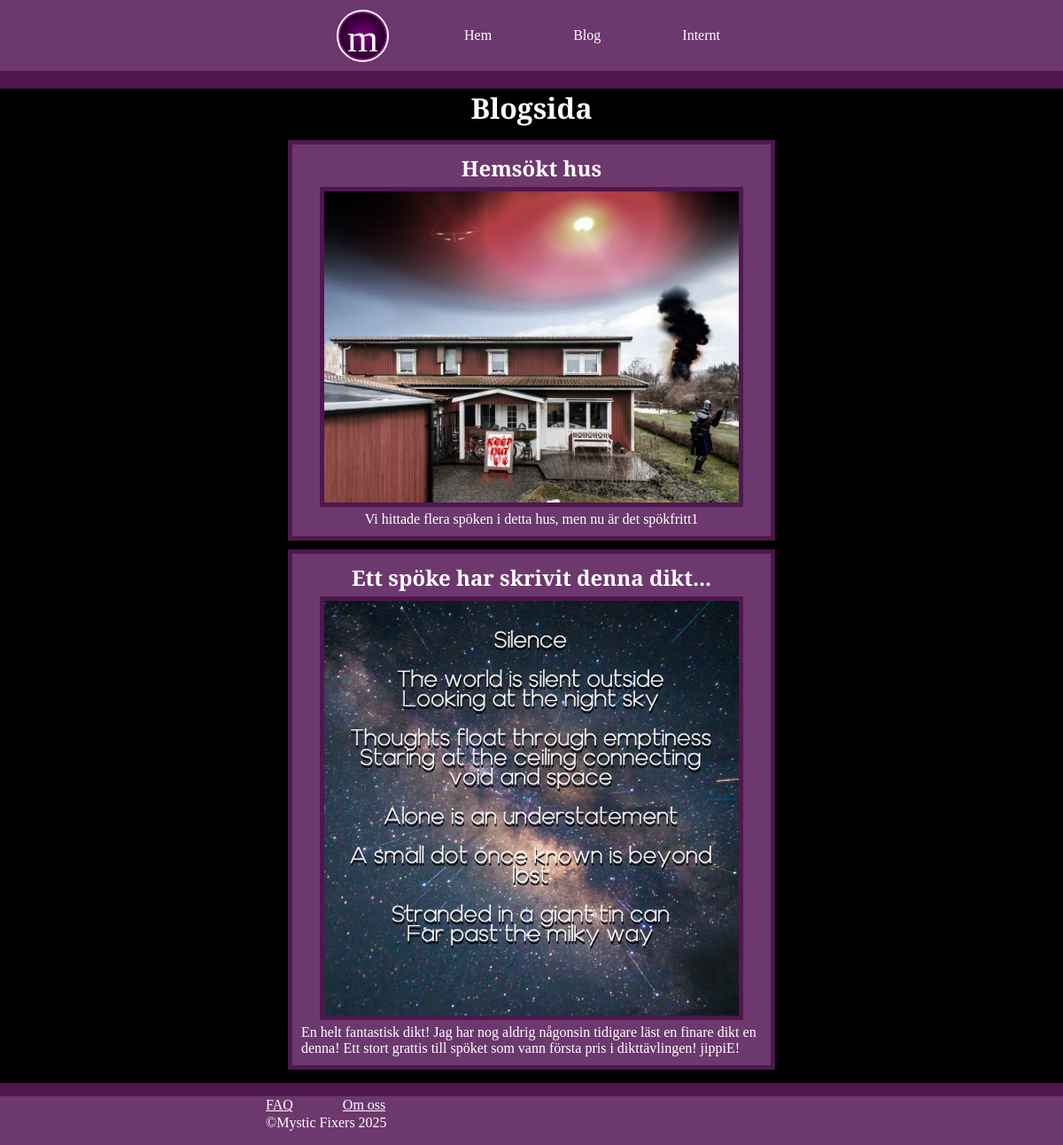
Before: /index.php?location=blog with the older database file.
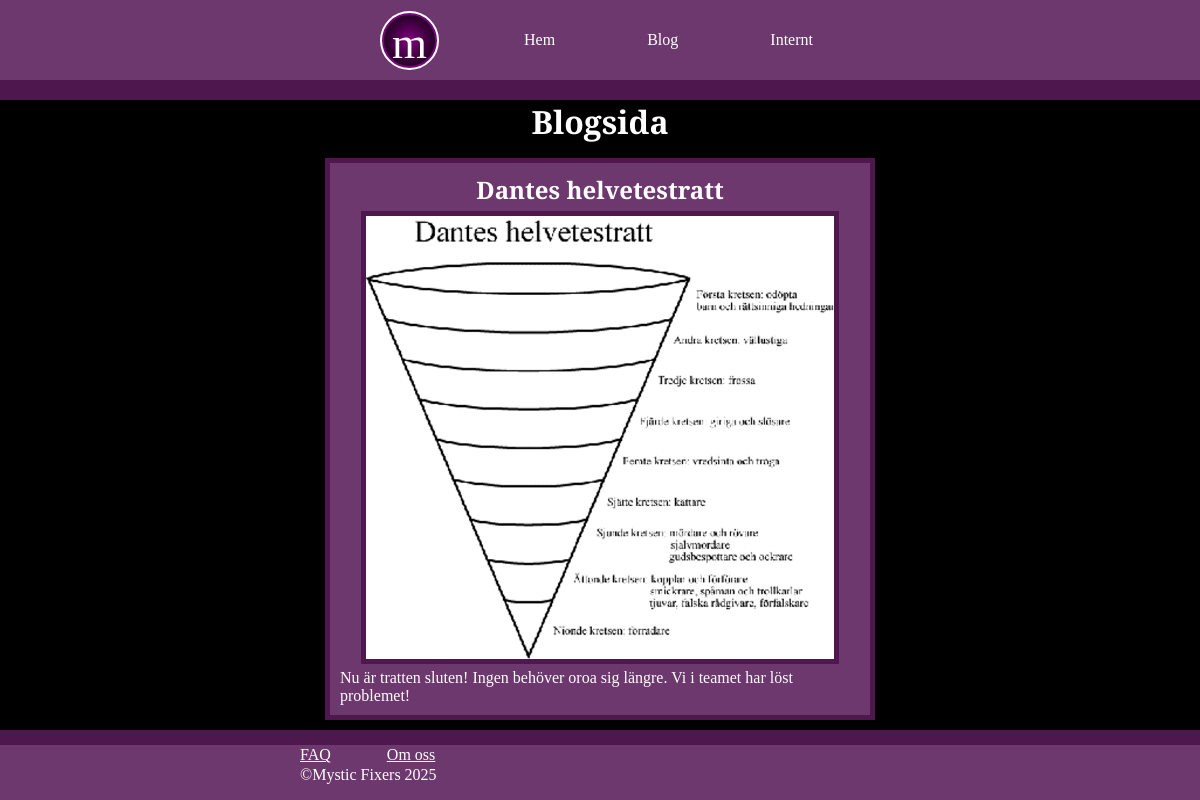
After: the same page with the newer database file.
### tables this page shows
CREATE TABLE `blogposts` (
  `id` int(11) NOT NULL,
  `datum` date NOT NULL DEFAULT current_timestamp(),
  `title` varchar(63) NOT NULL,
  `image` varchar(255) NOT NULL,
  `caption` varchar(255) NOT NULL
);

### index.php (the view, shortened to what this page needs)
<!DOCTYPE html>
<?php
    $server="localhost";
    $user="root";
    $password="";
    $link=mysqli_connect($server, $user, $password, "mysticfixers");
        ?>
<html lang="en">
<head>
    <link rel="stylesheet" href="style.css">
</head>
<body>
    <div id="background">
    </div>
    <div id="nav">
        <div id="navbox">
            <div id="logo">m</div>
            <a href="index.php?location=home">Hem</a>
            <a href="index.php?location=blog">Blog</a>
            <a href="index.php?location=login">Internt</a>
        </div>
    </div>
    <?php
        if(isset($_GET['location'])){
            $location = $_GET['location'];
        } else{
            $location = 'home';
        }
        if($location=='home'){
            ?>
            <div id="homecontent">
                    <p>Problem med spöken, förbannelser eller saker som rör sig av sig själva? Vi fixar det!</p>
                    <h1>Mystic Fixers</h1>
                    <div id="homecontentButtons">
                        Välkommen! Hur kan vi hjälpa dig?
                        <a id="akut" href="tel:666">Akut hjälp!</a>
                        <a href="index.php?location=report">Rapportera ett övernaturligt ärende</a>
                        <a href="index.php?location=blog">Se våra tidigare fall</a>
                    </div>
                </div>
            <?php
        } elseif($location=='omoss'){
            ?>
            <div id="omosscontent">
                <h1>Om oss</h1>
                <p>Välkommen till Mystic Fixers - experterna på att lösa det övernaturliga! Vi är ett team av erfarna utredare, mediet och teknikspecialister som hanterar allt från envisa spöken och mystiska skuggor till förbannade föremål och okända energier. Oavsett om du upplever märkliga ljud, plötsliga temperaturförändringar eller andra oförklarliga fenomen, står vi redo att hjälpa dig. Med en kombination av vetenskapliga metoder och gammal visdom ser vi till att din omgivning blir trygg igen. Mystic Fixers - för paranormala problem utan naturliga lösningar.</p>
            </div>
            <?php
        } elseif($location=='login'){
            if($_SESSION['login']==TRUE){
                ?>
                <div id="selection">
                    <h1>Du är inloggad som&nbsp;<?=$_SESSION['username']?>.</h1>
                    <div id="logoutbutton"><a href="logout.php" style="color:red;">Logga ut</a></div>
                    <h1>Ärenden</h1>
                    <?php
                    $sql = "SELECT * FROM tickets ORDER BY id ASC";
                    $result=mysqli_query($link, $sql);
                    while($rad=mysqli_fetch_assoc($result)){
                        $id=$rad['id'];
                        if(isset($_SESSION['status'])){
                            $_SESSION['id'] = $id;
                            header("Location: updatestatus.php");
                        }
                        ?>
                            <div class=post>
                                <div class="status"><?=$rad['status']?></div>
                                <div class="kontaktuppgifter">
                                    <h3>Uppgifter</h3>
                                    <p><?=$rad['name']?></p>
                                    <p><?=$rad['email']?></p>
                                    <p><?=$rad['phone']?></p>
                                </div>
                                <div class="desc">
                                    <h3 style="width:100%; padding-left: 20px;">Beskrivning</h3>
                                    <p style="width: 100%; padding-left: 20px;">Plats: <?=$rad['plats']?></p>
                                    <p style="width: 100%; padding-left: 20px;">Datum: <?=$rad['datum']?></p>
                                    <p style="width: 100%; padding-left: 20px;"><?=$rad['description']?></p>
                                </div>
                                <img src="ticketimages/<?=$rad["image"]?>">
                                <?php if($_SESSION['login']==True){?><a style="color:red; padding:5px;" href="deleteticket.php?id=<?=$rad['id']?>">Ta bort ärende</a><?php }?>
                                <div class="buttonsbar">
                                    <form action="" method="SESSION">
                                        <h3>Ändra status:</h3>
                                        <input type="submit" name="status" value="Pågående utredning">
                                        <input type="submit" name="status" value="Väntar på kunds svar">
                                        <input type="submit" name="status" value="Avslutat - Löst">
                                        <input type="submit" name="status" value="Avslutat - Oförklarigt">
                                    </form>
                                </div>
                            </div>
                        <?php
                    }
                    ?>
                </div>
                <?php
            } else{
                if(isset($_POST['login'])){
                    $sql="SELECT username FROM users";
                    $result=mysqli_query($link, $sql);
                    $usernames=[];
                    while($rad=mysqli_fetch_assoc($result)){
                        $usernames[] = $rad['username'];
                    }
                    $username=$_POST['username'];
                    $password=md5($_POST['password']);
                    if(in_array($username, $usernames)){
                        $sql="SELECT password FROM users WHERE username = '$username'";
                        $result=mysqli_query($link, $sql);
                        $rad=mysqli_fetch_assoc($result);
                        if($rad['password']==$password){
                            $_SESSION['login'] = TRUE;
                            $_SESSION['username'] = $username;
                            header("Location: index.php?location=login");
                            exit();
                        } else{
                            displaylogin();
                            ?><div style="color:red;z-index:10;">Fel användarnamn eller lösenord</div><?php
                        }
                    } else{
                        displaylogin();
                        ?><div style="color:red;z-index:10;">Fel användarnamn eller lösenord</div><?php
                    }
                } else{
                    displaylogin();
                }
            }
        } elseif($location=='faq'){
            ?>
            <div id="faqcontent">
                <h2>Vanliga frågor:</h2>
                <p>Q: Hur vet jag om jag behöver er hjälp?<br>A: Rapportera ditt fall så överväger vi. </p>
                <p>Q: Hur snabbt agerar ni?<br>A: Det beror på fallet, vanligtvist inom 48h.</p>
                <p>Q: Är det sant att spöken gillar att spela på Ouija-brädor?<br>A: Det beror på spöket.</p>
                <p>Q: Finns verkligen spöken?<br>A: Ja.</p>
                <p>Q: Jag hittade något slemmigt i min sons sovrum, är det spökslemm?<br>A: Vi är redan påväg.</p>
            </div>
            <?php
        } elseif($location=='report'){
            if(isset($_POST['send'])){
                $name=$_POST['namn'];
                $email=$_POST['e-post'];
                $phone=$_POST['phone'];
                $datum=$_POST['datum'];
                $plats=$_POST['plats'];
                $description=$_POST['description'];
                $photo=$_POST['photo']['name'];
                $file_name = $_FILES['photo']['name'];
                $tempname = $_FILES['photo']['tmp_name'];
                $folder = 'ticketimages/'.$file_name;
                $sql = "INSERT INTO tickets(name, email, phone, plats, datum, description, image, status) VALUES ('$name','$email','$phone', '$plats', '$datum', '$description', '$file_name', 'Nytt')";
                $result = mysqli_query($link, $sql);
                move_uploaded_file($tempname, $folder);
            }
            ?>
            <div id="report">
                <?php
                    if(isset($_POST['send'])){
                        ?>
                            <h1>Tack, vi har nu tagit emot anmälan!</h1>
                        <?php
                    } else{
                        ?><form action="index.php?location=report" method="POST" enctype="multipart/form-data">
                            <h2>Har du paranormala problem? Fyll i detta formulär!</h2>
                            <p>Kontaktinformation</p>
                            <input type="text" name="namn" placeholder="Ditt namn:" required>
                            <input type="text" name="e-post" placeholder="E-post:" required>
                            <input type="text" name="phone" placeholder="Telefonnummer:" required>
                            <p>Beskriv ditt problem.</p>
                            <input type="text" name="plats" placeholder="Plats för händelsen:" required>
                            <input type="date" name="datum" placeholder="Datum:" required>
                            <input type="text" name="description" placeholder="Skriv här:" required>
                            <p>Bild på problem:</p>
                            <input type="file" name="photo" style="outline:none;">
                            <input type="submit" name="send" value="Skicka"style="width: 100px;">
                            <p></p>
                        </form>
                <?php
                    }
                ?>
            </div>
            <?php
        } elseif($location=='blog'){
            ?>
            <div id="blog">
                <h1 style="width:100%; color:white; text-align:center;">Blogsida</h1>
                <?php
                $sql = "SELECT * FROM blogposts ORDER BY id ASC";
                    $result=mysqli_query($link, $sql);
                    while($rad=mysqli_fetch_assoc($result)){
                        ?>
                            <div class=post>
                                <h2><?=$rad["title"]?></h2>
                                <img src="images/<?=$rad["image"]?>">
                                <p><?=$rad["caption"]?></p>
                            </div>
                        <?php
                    }
                ?>
            </div>
            <?php
        }else{
            ?><div id="notfound"><h1>404 : Not found</h1></div><?php
        }
        ?>
    <div id="footer">
        <div id="footbar">
            <div id="footerstuff">
                <div>
                   <a href="index.php?location=faq">FAQ</a>
                   <a href="index.php?location=omoss">Om oss</a>
                </div>
                <p>&copy;Mystic Fixers 2025</p>
            </div>
        </div>
    </div>
</body>
</html>

### style.css (style rules this page uses)
:root { --primary: rgb(78, 23, 78); --primary2: rgb(109, 56, 109); --secondary: green; }
* { margin: 0; padding: 0; box-sizing: border-box; font-family: "PT Serif Caption"; }
body { height: 100vh; background-color: black; display: flex; align-items: center; justify-content: center; flex-direction: row; overflow: hidden; }
#background { position: fixed; width: 100%; height: 100vh; }
#nav { position: absolute; top: 0; width: 100%; height: 80px; background-color: var(--primary2); outline: 20px solid var(--primary); display: flex; justify-content: center; user-select: none; }
#navbox { width: 600px; height: 80px; display: flex; align-items: center; justify-content: space-evenly; }
#navbox a { color: white; text-decoration: none; padding: 5px; }
#logo { width: 55px; height: 55px; padding: 2.5px; font-family: "Webdings"; outline: 2.5px solid white; border: 2.5px solid purple; border-radius: 50%; font-size: 45px; text-align: center; color: white; background-image: radial-gradient(purple, black); }
#footer { position: absolute; width: 100%; bottom: 0; height: 170px; }
#footbar { position: absolute; bottom: 0; width: 100%; height: 70px; background-color: var(--primary2); border-top: 15px solid var(--primary); }
#footerstuff { color: white; margin: auto; width: 80%; max-width: 600px; height: 40px; display: flex; justify-content: space-evenly; flex-direction: column; user-select: none; }
#footerstuff a { color: white; }
#blog { position: absolute; top: 100px; bottom: 70px; width: 80%; max-width: 600px; height: auto; background-color: transparent; z-index: 1; overflow-y: scroll; background-color: transparent; }
.post { margin-left: auto; margin-right: auto; width: 90%; background-color: var(--primary2); outline: 5px solid var(--primary); padding: 10px; color: white; display: flex; justify-content: center; align-items: center; flex-direction: column; margin-bottom: 10px; margin-top: 20px; margin-bottom: 20px; }
.post img { margin: 10px; width: 90%; outline: 5px solid var(--primary); }

Changed rows visible on the page:
removed blogposts: title "Hemsökt hus", image (picture), caption "Vi hittade flera spöken i detta hus, men nu är det spökfritt1"
removed blogposts: title "Ett spöke har skrivit denna dikt...", image (picture), caption "En helt fantastisk dikt! Jag har nog aldrig någonsin tidigare läst en finare dikt en denna! Ett stort grattis till spöket som vann första pris i dikttävlingen! jippiE!"
added blogposts: title "Dantes helvetestratt", image (picture), caption "Nu är tratten sluten! Ingen behöver oroa sig längre. Vi i teamet har löst problemet!"
